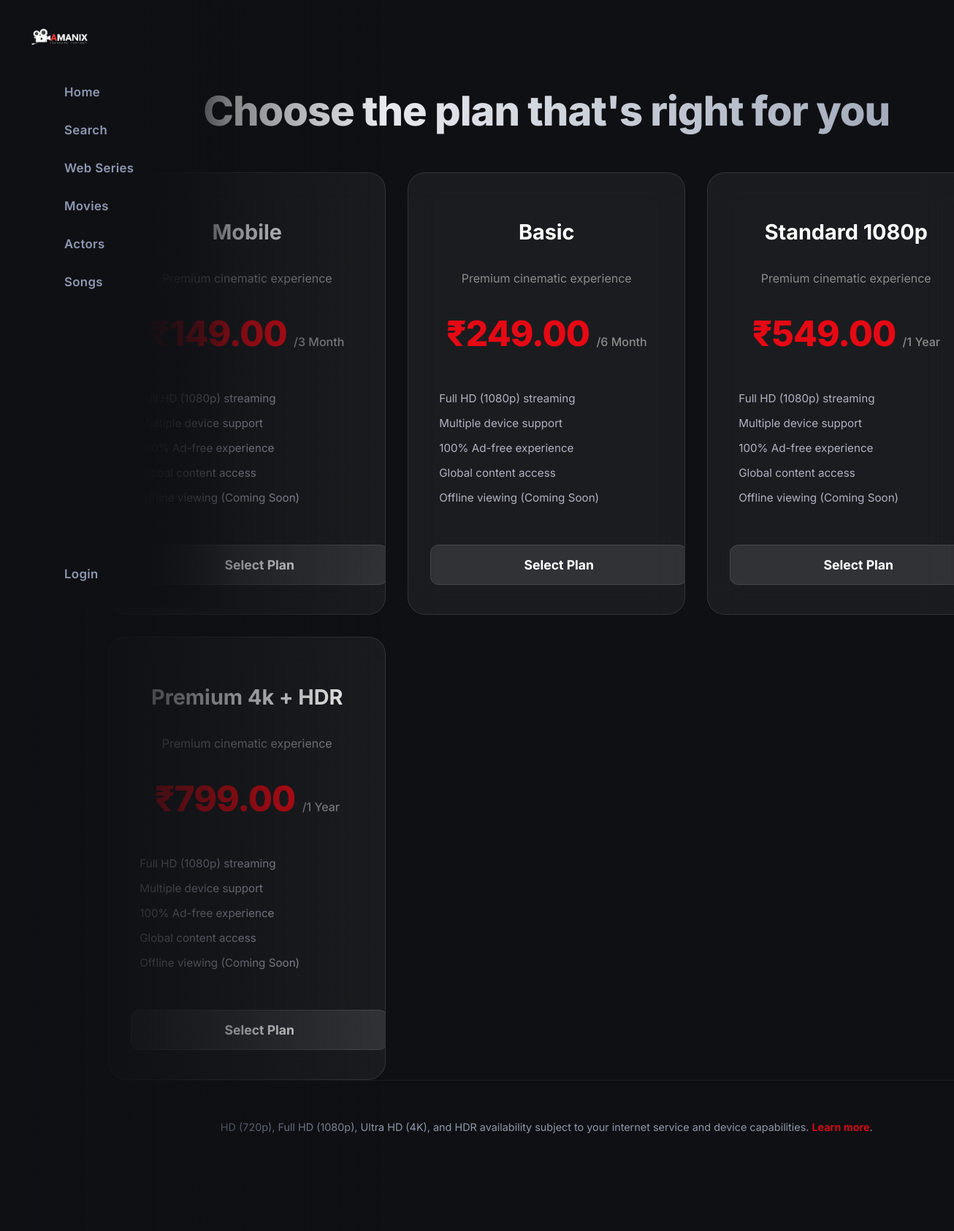
The app's page /subscription/ with its own data.
### app/models.py (models this page shows, shortened)
class Subscription(models.Model):
    sub_id = models.AutoField(primary_key=True)
    sub_name = models.CharField(max_length=100)
    sub_price = models.DecimalField(max_digits=10, decimal_places=2)
    sub_time_limit = models.CharField(max_length=20)

### app/views.py (the view)
# urls.py: path('subscription/', views.subscription, name='subscription'),
def subscription(requset):
    subs = Subscription.objects.all()
    return render(requset, "subscription.html",{"subs": subs})

### app/templates/subscription.html (shortened to what this page needs)
{% load static %}
<!DOCTYPE html>
<html lang="en">
<head>
    <link rel="stylesheet" href="{% static 'css/navbar.css' %}">
</head>
<body>
    {% include 'navbar.html' %}
    <div class="container">
        <h1>Choose the plan that's right for you</h1>
        <div class="plans">
            {% for sub in subs %}
            <div class="plan">
                <h2>{{ sub.sub_name }}</h2>
                <p style="color: #8c8c8c;">Premium cinematic experience</p>
                <div class="price">₹{{ sub.sub_price }} <span>/{{ sub.sub_time_limit }}</span></div>
                <ul>
                    <li> Full HD (1080p) streaming</li>
                    <li> Multiple device support</li>
                    <li> 100% Ad-free experience</li>
                    <li> Global content access</li>
                    <li class="cross"> Offline viewing (Coming Soon)</li>
                </ul>
                <a href="{% url 'payment' sub.sub_id %}" class="btn-select">Select Plan</a>
            </div>
            {% endfor %}
        </div>
        <div class="footer">
            <p>HD (720p), Full HD (1080p), Ultra HD (4K), and HDR availability subject to your internet service and device capabilities. <a href="{% url 'learn_more_subcription' %}">Learn more</a>.</p>
        </div>
    </div>
</body>
</html>

### app/templates/navbar.html (shortened to what this page needs)
{% load static %}
<link rel="stylesheet" href="{% static 'css/navbar.css' %}">
<div class="sidebar-backdrop" id="sidebarBackdrop"></div>
<nav class="sidebar" id="mainSidebar">
    <div class="logo">
        <a href="{% url 'index' %}">
            <img src="{% static 'images/logo/LOGO3.png' %}" alt="Amanix Logo">
        </a>
    </div>
    <ul class="nav-links">
        <li class="nav-item">
            <a href="{% url 'index' %}" class="nav-link {% if request.resolver_match.url_name == 'index' %}active{% endif %}">
                <span class="nav-text">Home</span>
            </a>
        </li>
        <li class="nav-item">
            <a href="{% url 'search_movies' %}" class="nav-link {% if request.resolver_match.url_name == 'search_movies' %}active{% endif %}">
                <span class="nav-text">Search</span>
            </a>
        </li>
        <li class="nav-item">
            <a href="{% url 'webseries_list' %}" class="nav-link {% if request.resolver_match.url_name == 'webseries_list' %}active{% endif %}">
                <span class="nav-text">Web Series</span>
            </a>
        </li>
        <li class="nav-item">
            <a href="{% url 'movies_list' %}" class="nav-link {% if request.resolver_match.url_name == 'movies_list' %}active{% endif %}">
                <span class="nav-text">Movies</span>
            </a>
        </li>
        <li class="nav-item">
            <a href="{% url 'artist_list' %}" class="nav-link {% if request.resolver_match.url_name == 'artist_list' %}active{% endif %}">
                <span class="nav-text">Actors</span>
            </a>
        </li>
        <li class="nav-item">
            <a href="{% url 'songs_list' %}" class="nav-link {% if request.resolver_match.url_name == 'songs_list' %}active{% endif %}">
                <span class="nav-text">Songs</span>
            </a>
        </li>
    </ul>
    <div class="nav-actions-bottom">
        <ul class="nav-links">
            {% if is_login %}
                <li class="nav-item">
                    <a href="javascript:void(0)" class="nav-link" id="popup">
                        {% if profile_image %}
                            <img src="{{ profile_image }}" class="user-sidebar-icon">
                        {% else %}
                            <i class="fa-regular fa-circle-user"></i>
                        {% endif %}
                        <span class="nav-text">Profile</span>
                    </a>
                    <span class="nav-tooltip">Profile</span>
                </li>
            {% else %}
                <li class="nav-item">
                    <a href="{% url 'login' %}" class="nav-link">
                        <span class="nav-text">Login</span>
                    </a>
                </li>
            {% endif %}
        </ul>
    </div>
</nav>

### app/static/css/navbar.css (style rules this page uses)
:root { --red: #e50914; --red-glow: rgba(229, 9, 20, 0.4); --gold: #ffd166; --sb-bg: #0f1014; --sb-bg-grad: linear-gradient(to right, #0f1014 60%, rgba(15,16,20,0) 100%); --sb-border: transparent; --sb-w: 320px; --sb-icon-w: 96px; --ease-spring: cubic-bezier(0.34, 1.56, 0.64, 1); --ease-out: cubic-bezier(0.25, 0.46, 0.45, 0.94); --dur: 0.4s; --text-dim: #8f98b2; --text-hover: #e1e6f0; --radius: 12px; }
body { margin: 0; font-family: 'Inter', sans-serif; background: #0f1014; color: #fff; padding-left: var(--sb-icon-w); }
.sidebar-backdrop { position: fixed; inset: 0; width: 100vw; background: linear-gradient(to right, #0f1014 0%, rgba(15,16,20,0.8) 15%, transparent 40%); z-index: 9998; pointer-events: none; opacity: 0; transition: opacity var(--dur) ease; }
.sidebar-backdrop.visible { opacity: 1; pointer-events: all; }
.sidebar { position: fixed; top: 0; left: 0; width: var(--sb-icon-w); height: 100vh; background: transparent; display: flex; flex-direction: column; z-index: 9999; transition: width var(--dur) var(--ease-out), background-color var(--dur) ease; overflow: hidden; will-change: width; padding-top: 32px; }
.sidebar.open { width: var(--sb-w); background: var(--sb-bg-grad); }
.sidebar .logo { display: flex; align-items: center; height: 48px; min-height: 48px; padding: 0 0 0 28px; gap: 14px; flex-shrink: 0; overflow: hidden; opacity: 0; transform: translateY(10px) scale(0.9); transition: opacity 0.3s ease, transform 0.3s var(--ease-out); pointer-events: none; margin-bottom: 24px; }
.sidebar.open .logo { opacity: 1; transform: translateY(0) scale(1); pointer-events: all; }
.sidebar .logo img { height: 32px; width: auto; object-fit: contain; flex-shrink: 0; }
.sidebar .nav-links { list-style: none; margin: 0; padding: 0; display: flex; flex-direction: column; gap: 8px; flex: 1; overflow-y: auto; overflow-x: hidden; scrollbar-width: none; }
.sidebar .nav-item { width: 100%; padding: 0 16px; }
.sidebar .nav-link { display: flex; align-items: center; gap: 24px; padding: 12px 20px; border-radius: var(--radius); text-decoration: none; color: var(--text-dim); font-size: 1.15rem; font-weight: 500; white-space: nowrap; position: relative; overflow: hidden; transition: color 0.3s ease, transform 0.2s ease; }
.sidebar .nav-text { font-size: 1.05rem; font-weight: 600; letter-spacing: 0.02em; flex: 1; opacity: 0; transform: translateX(-10px); transition: opacity 0.3s ease, transform 0.3s var(--ease-out); }
.sidebar.open .nav-text { opacity: 1; transform: translateX(0); }
.nav-actions-bottom { margin-top: auto; flex-shrink: 0; padding-bottom: 24px; }

### records on screen
Subscription: sub_name "Mobile", sub_price "149.00", sub_time_limit "3 Month"
Subscription: sub_name "Basic", sub_price "249.00", sub_time_limit "6 Month"
Subscription: sub_name "Standard 1080p", sub_price "549.00", sub_time_limit "1 Year"
Subscription: sub_name "Premium 4k + HDR", sub_price "799.00", sub_time_limit "1 Year"
